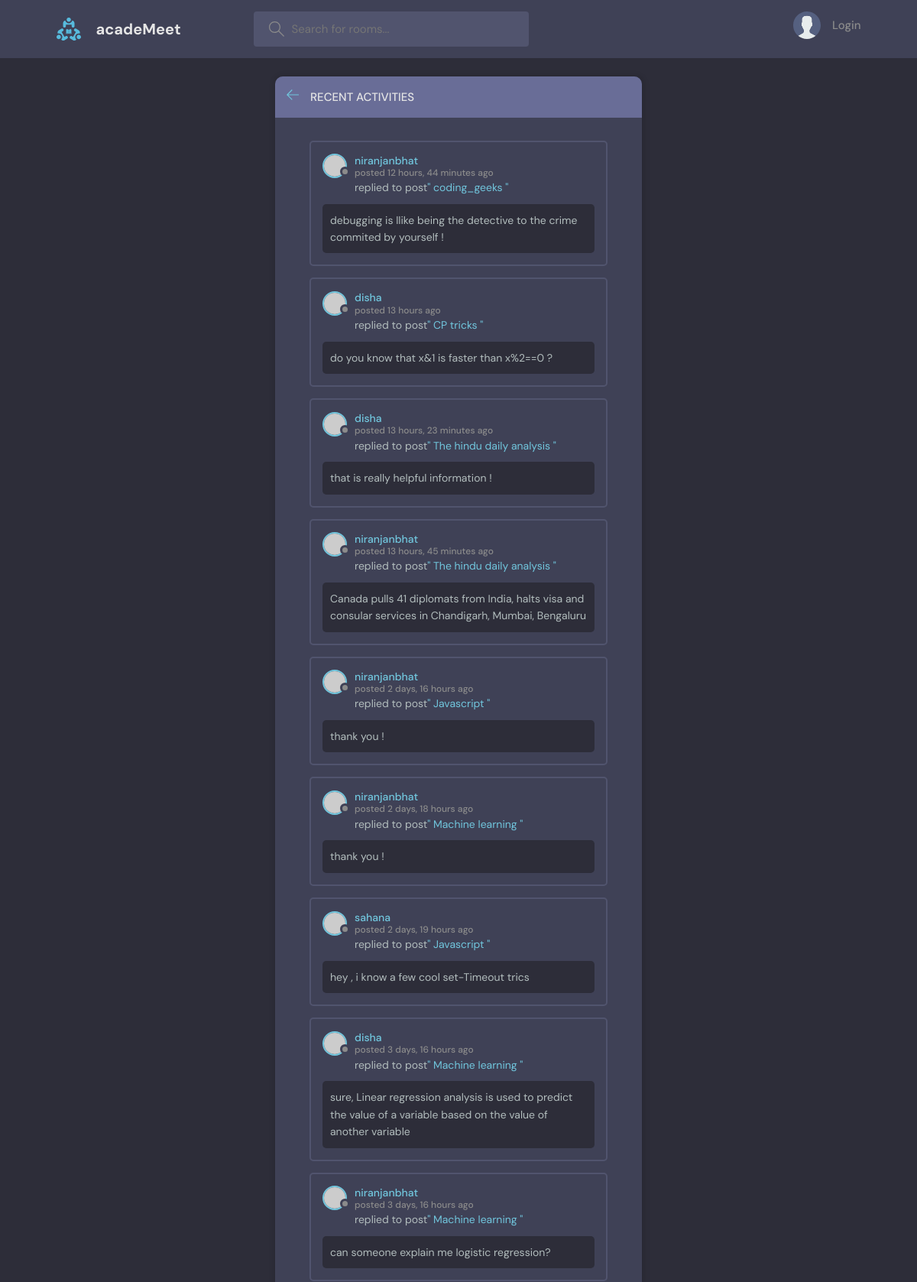
The page /activity/ on the database its author committed.
### base/models.py (models this page shows, shortened)
class Message(models.Model):
    user = models.ForeignKey(User,on_delete=models.CASCADE)
    room = models.ForeignKey(Room,on_delete=models.CASCADE)
    body = models.TextField()
    updated = models.DateTimeField(auto_now=True)
    created= models.DateTimeField(auto_now_add=True)
    class Meta:
        ordering = ['-updated','-created']

class Room(models.Model):
    host= models.ForeignKey(User,on_delete=models.SET_NULL,null=True)
    topic= models.ForeignKey(Topic,on_delete=models.SET_NULL,null=True)
    name = models.CharField(max_length=100)
    description = models.TextField(null=True,blank=True)
    participants = models.ManyToManyField(User,related_name='participants',blank=True)
    updated = models.DateTimeField(auto_now=True)
    created= models.DateTimeField(auto_now_add=True)
    class Meta:
        ordering = ['-updated','-created']
    def __str__(self):
        return str(self.name)

### base/views.py (the view)
# urls.py: path("activity/",views.activitiyPage,name="activity"),
def activitiyPage(request):
    room_messages = Message.objects.all()
    return render(request,'base/activity.html',{'room_messages':room_messages})

### base/templates/base/activity.html (shortened to what this page needs)
{%extends 'main.html'%}
{%block content%}
    <main class="layout">
      <div class="container">
        <div class="layout__box">
          <div class="layout__boxHeader">
            <div class="layout__boxTitle">
              <a href="{%url 'home'%}">
                <svg version="1.1" xmlns="http://www.w3.org/2000/svg" width="32" height="32" viewBox="0 0 32 32">
                  <title>arrow-left</title>
                  <path
                    d="M13.723 2.286l-13.723 13.714 13.719 13.714 1.616-1.611-10.96-10.96h27.625v-2.286h-27.625l10.965-10.965-1.616-1.607z"
                  ></path>
                </svg>
              </a>
              <h3>Recent Activities</h3>
            </div>
          </div>
          <div class="activities-page layout__body">
            {%for messages in room_messages%}
    <div class="activities__box">
      <div class="activities__boxHeader roomListRoom__header">
        <a href="{%url 'user_profile' messages.user.id %}" class="roomListRoom__author">
          <div class="avatar avatar--small">
            <img src="https://randomuser.me/api/portraits/women/11.jpg" />
          </div>
          <p>
            {{messages.user }}
            <span> posted {{messages.created|timesince}} ago </span>
          </p>
        </a>
      </div>
      <div class="activities__boxContent">
        <p>replied to post<a href="{%url 'room' messages.room.id %}">" {{messages.room}} "</p></a>
        <div class="activities__boxRoomContent">
          {{messages.body}}
        </div>
      </div>
    </div>
    {%endfor%}
          </div>
        </div>
      </div>
    </main>
{%endblock content%}

### static/styles/style.css (style rules this page uses)
:root { --color-main: #71c6dd; --color-main-light: #e1f6fb; --color-dark: #3f4156; --color-dark-medium: #51546e; --color-dark-light: #696d97; --color-light: #e5e5e5; --color-gray: #8b8b8b; --color-light-gray: #b2bdbd; --color-bg: #2d2d39; --color-success: #5dd693; --color-error: #fc4b0b; }
* { font-family: "DM Sans", -apple-system, BlinkMacSystemFont, "Segoe UI", Roboto, Oxygen, Ubuntu, Cantarell, "Open Sans", "Helvetica Neue", sans-serif; margin: 0; padding: 0; box-sizing: border-box; text-rendering: optimizeLegibility; font-size: inherit; }
html { font-size: 56.25%; }
@media only screen and (min-width: 1200px) { html { font-size: 62.5%; } }
body { line-height: 1.6; font-weight: 400; font-size: 1.5rem; color: var(--color-light-gray); background-color: var(--color-bg); min-height: 100vh; }
img { width: 100%; }
a { display: inline-block; color: var(--color-main); text-decoration: none; }
.container { max-width: 120rem; width: 90%; margin: auto; }
.avatar { position: relative; display: inline-block; border-radius: 50%; border: 2px solid var(--color-main); }
.avatar img { display: block; border-radius: 50%; object-fit: cover; object-position: center; }
.avatar::after { content: ""; display: block; position: absolute; background-color: var(--color-gray); z-index: 111; border-radius: 50%; border: 0.3rem solid var(--color-dark); }
.avatar.avatar--small img { width: 2.8rem; height: 2.8rem; }
.avatar.avatar--small:after { width: 0.7rem; height: 0.7rem; bottom: 0px; right: -6px; }
.layout { margin-top: 2.4rem; }
.layout > .container { display: flex; justify-content: space-between; align-items: flex-start; }
.layout__box { width: 90%; max-width: 48rem; min-height: 40rem; position: absolute; top: 50%; left: 50%; transform: translate(-50%, -46%); background-color: var(--color-dark); border-radius: 1rem; box-shadow: 1px 1px 6px 3px rgba(0, 0, 0, 0.1); overflow: hidden; }
.layout__boxHeader { display: flex; padding: 1.5rem; background-color: var(--color-dark-light); }
.layout__boxTitle { display: flex; gap: 1.5rem; align-items: center; }
.layout__boxTitle h3 { text-transform: uppercase; font-weight: 500; color: var(--color-light); }
.layout__boxTitle svg { width: 1.6rem; height: 1.6rem; fill: var(--color-main); }
.layout__body { margin: 3rem; }
.roomListRoom__header { display: flex; justify-content: space-between; align-items: center; }
.roomListRoom__author { font-weight: 500; display: flex; align-items: center; gap: 1rem; }
.activities__box { margin: 1.5rem; padding: 1.5rem; border: 2px solid var(--color-dark-medium); border-radius: 5px; }
.activities__boxHeader p { font-size: 1.4rem; line-height: 1.3; }
.activities__boxHeader p span { color: var(--color-gray); font-size: 1.2rem; display: block; }
.activities__boxContent { margin-left: 4.2rem; }
.activities__boxContent { font-size: 1.4rem; }
.activities__boxRoomContent { background: var(--color-bg); padding: 1rem; border-radius: 5px; margin-top: 1rem; margin-left: -4.2rem; }

### rows shown on the page
Message: user "niranjanbhat", created "12 hours, 44 minutes", room "coding_geeks", body "debugging is llike being the detective to the crime commited by yourself !"
Message: user "disha", created "13 hours", room "CP tricks", body "do you know that x&1 is faster than x%2==0 ?"
Message: user "disha", created "13 hours, 23 minutes", room "The hindu daily analysis", body "that is really helpful information !"
Message: user "niranjanbhat", created "13 hours, 45 minutes", room "The hindu daily analysis", body "Canada pulls 41 diplomats from India, halts visa and consular services in Chandigarh, Mumbai, Bengaluru"
Message: user "niranjanbhat", created "2 days, 16 hours", room "Javascript", body "thank you !"
Message: user "niranjanbhat", created "2 days, 18 hours", room "Machine learning", body "thank you !"
Message: user "sahana", created "2 days, 19 hours", room "Javascript", body "hey , i know a few cool set-Timeout trics"
Message: user "disha", created "3 days, 16 hours", room "Machine learning", body "sure, Linear regression analysis is used to predict the value of a variable based on the value of another variable"
Message: user "niranjanbhat", created "3 days, 16 hours", room "Machine learning", body "can someone explain me logistic regression?"
